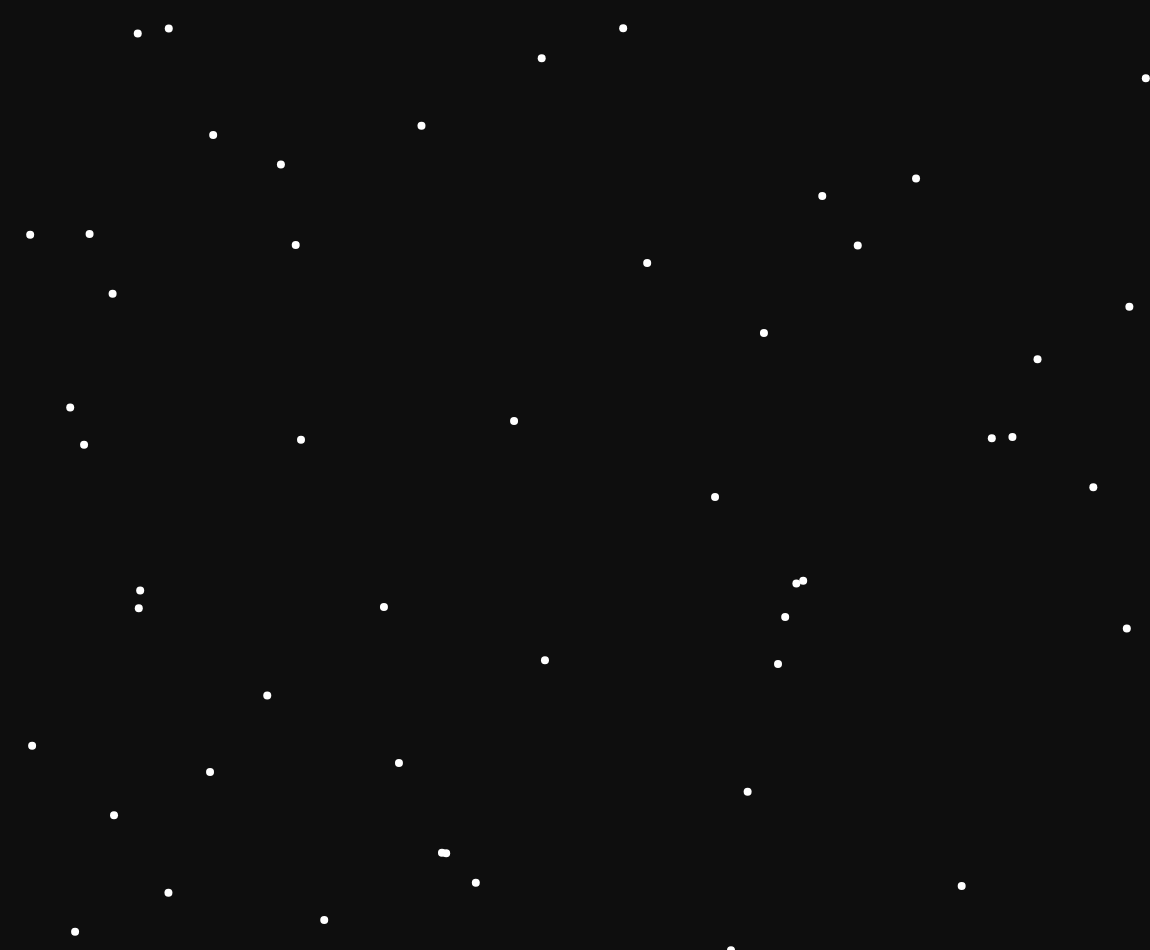
Frame 1 (no input)
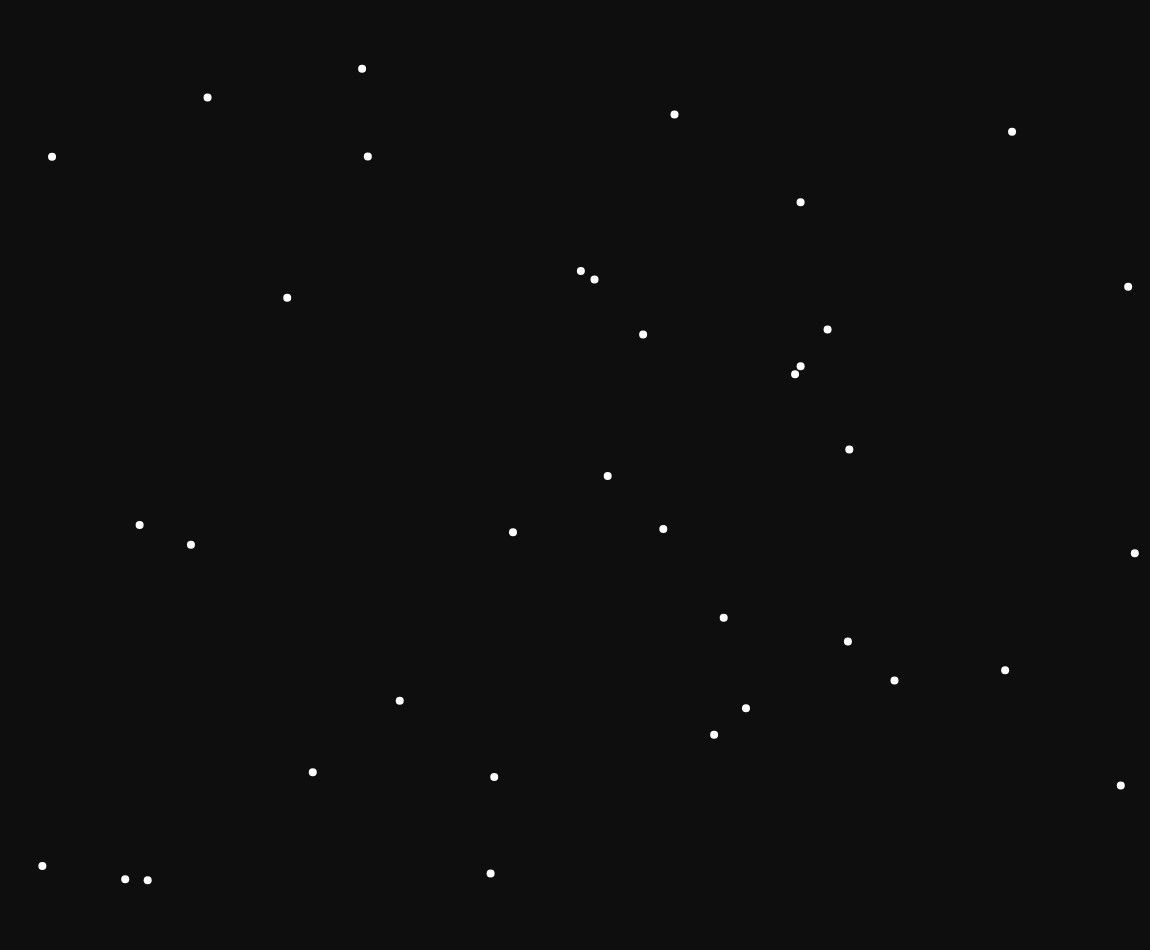
Frame 60 (no input)
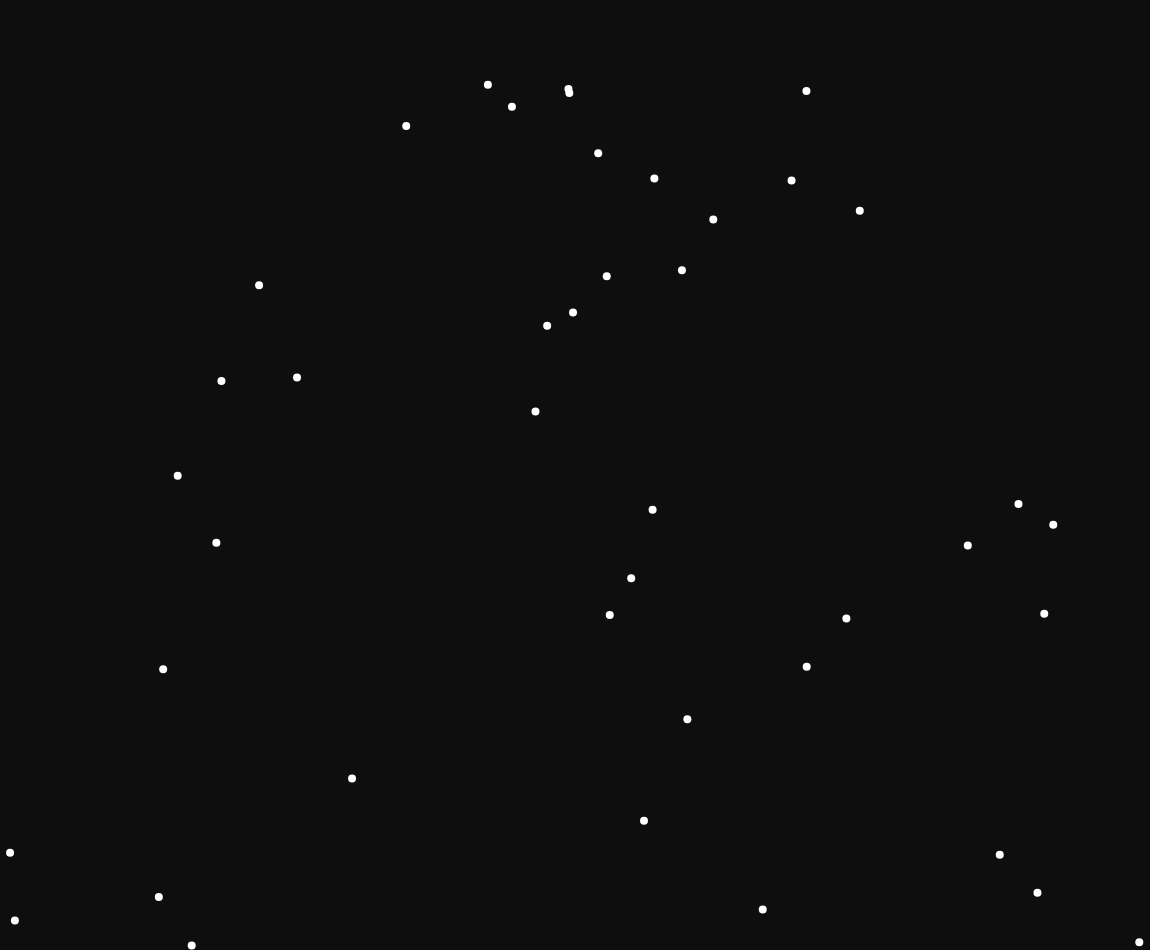
Frame 120 (the mouse pressed at the canvas centre since frame 60)

The p5.js sketch that drew these frames (run headless with seeded random() and noise() and a simulated clock; from frame 60 on, the mouse is pressed at the canvas centre):

// p5.js sketch
// ── sketch.js
const flock = []; 	/*Хранит все объекты*/

var cohesionSlider;	/*Слайдер, который передает значение сплоченности объектов*/

function setup() {	/*Встроенная функция в библиотеку p5.js. Функция для создания слайдера и холста*/
  createCanvas(window.innerWidth - 50, window.innerHeight - 50);	/*Создаём холст для отрисовки объектов*/
  cohesionSlider = createSlider(0, 360, 60, 40);	/*Создаём слайдер для управления сплоченностью*/
  for (var i = 0; i < 50; i++) {
    flock.push(new Boid());	/*Создаём экземляры объектов*/
  }
}


function draw() {	/*Встроенная функция в библиотеку p5.js. Вызывается непрерывно в цикле ( 60 раз в секунду )*/
  background(14);	/*Заливаем задний фон холста черным цветом*/
  for (var boid of flock) {	
    boid.edges();	/*Вызываем функцию для проверки выхода за одну из границ холста*/
    boid.flock(flock);
    boid.update();	/*Вызываем функцию для обновления свойств объекта*/
    boid.show();	/*Вызываем функцию для перерисовки объекта*/
  }
}

// ── Index.html
<!DOCTYPE html>
<html>
  <head>
    <meta charset="UTF-8" />
    <script src="https://cdnjs.cloudflare.com/ajax/libs/p5.js/0.8.0/p5.min.js"></script>
    <script src="https://cdnjs.cloudflare.com/ajax/libs/p5.js/0.8.0/addons/p5.dom.min.js"></script>
    <script src="boid.js"></script>
    <script src="sketch.js"></script>
  </head>
  <body>
  </body>
</html>
// ── boid.js
class Boid {
  constructor() {	/*Конструктор объектов*/
    this.position = createVector(random(width), random(height));	/*задаём положение на холсте*/
    this.velocity = p5.Vector.random2D();	/*Свойство, отвечающее за направление движения объекта*/
    this.acceleration = createVector();	/*Свойство, отвечающее за ускорение объекта*/
    this.maxForce = 1;	/*Свойство, отвечающее за максимальную скорость толчка объекта*/
    this.maxSpeed = random(2,4);	/*Свойство, отвечающее за максимальную скорость объекта*/
  }

  edges() {		/*Проверка выхода за одну из границ холста*/
    if (this.position.x > width) { 	/*Если объект по координате X выходит за правый край - его положение по оси X обнуляется*/
      this.position.x = 0;
    } else if (this.position.x < 0) {	/*Если положение по оси X меньше 0 - его положение по оси X становится равным значению правого края холста*/
      this.position.x = width;
    }
    if (this.position.y > height) {	/*Если положение по оси Y выходит за нижний край холста - положение по оси Y обнуляется*/
      this.position.y = 0;
    } else if (this.position.y < 0) { /*Если положение по оси Y меньше 0 - положение по оси Y становится максимальным*/
      this.position.y = height;
    }
  }

  align(boids) { 			/*Первое правило для каждого объекта: Необходимо двигаться в направлении среднего курса объектов рядом с ним*/
    var perceptionRadius = 100;	/*Свойство, отвечающее за радиус, в котором происходит проверка направления*/
    var steering = createVector();	/*Переменная, в которую складываются все направления ближайших объектов*/
    var total = 0;	/*Количество объектов в радиусе данного объекта*/

    for (var other of boids) {	/*Проверяем каждый объект по порядку*/
      var d = dist(this.position.x, this.position.y, other.position.x, other.position.y);	
      /*Переменная d отвечает за расстояние между этим объектов до другого*/
      if (other != this && d < perceptionRadius) {	/*Если расстояние меньше чем радиус проверки и проверяемый объект не равен текущему*/
        steering.add(other.velocity);	/*Складываем направление движения объекта */
        total++;	/*Увеличиваем количество объектов в радиусе срабатывания правила на 1*/
      }
    }
    if (total > 0) {	/*Если в радиусе с объектом находится хотя бы 1 объект*/
      steering.div(total);	/*Делим сумму всех направлений на количество объектов*/
      steering.setMag(this.maxSpeed);	/*Ускорение объекта */
      steering.sub(this.velocity);	/*Отнимаем от суммы всех направлений текущее направление*/
      steering.limit(this.maxForce);	/*Ограничиваем скорость объекта*/
    }
    return steering;	/*Значение скорости полученной из первого правила*/
  }

  separation(boids) {	/*Второе правило для каждого объекта: среднее направление от всех ближайших юнитов*/
    var perceptionRadius = 100;	/*Радиус срабатывания правила*/
    var steering = createVector();
    var total = 0;	/*Количество объектов в радиусе правила*/
    for (var other of boids) {
      var d = dist(this.position.x, this.position.y, other.position.x, other.position.y);
      /*Если объект в зоне срабатывания правила - выполняем следующую проверку*/
      if (other != this && d < perceptionRadius) {	/*Если объект не равен данному тогда*/
        var diff = p5.Vector.sub(this.position, other.position);	/*Отнимаем от текущего положения положение другого объекта. То есть 
        переносим в переменную diff - обратное положение относительно другого объекта*/
        diff.div(d * d);	/*Делим положение на квадрат растояния*/
        steering.add(diff);	/*Складываем получившееся значение*/
        total++;	/*Увеличиваем количество объектов рядом с текущим*/
      }
    }
    if (total > 0) {	/*Если с объектом находится хотя-бы 1 объект*/
      steering.div(total);	/*Находим среднее арифметическое значение*/
      steering.setMag(this.maxSpeed);	/*Умножаем его на скорость*/
      steering.sub(this.velocity);	/*Отнимаем направление*/
      steering.limit(this.maxForce);	/*И ограничиваем получившуюся скорость*/
    }
    return steering;	/*Возвращаем получившееся значение скорость из второго правила*/
  }

  cohesion(boids) {	/*Третье правило для каждого объекта: среднее арифметическое координат всех юнитов*/
    var perceptionRadius = 100;	/*Радиус срабатывания правила*/
    var steering = createVector();	/*Переменная, которая хранит сумму всех позиций объектов в радиусе срабатывания правила*/
    var total = 0;	/*Количество объектов в радиусе срабатывания правила*/
    for (var other of boids) {
      var d = dist(this.position.x, this.position.y, other.position.x, other.position.y);
      if (other != this && d < perceptionRadius) {
        steering.add(other.position);
        total++;
      }	/*Дублируем проверку из первого правила, но вместо направления складываем позицию*/
    }
    if (total > 0) {	/*Если объект находится рядом хотя бы с 1 объектом*/
      steering.div(total); /*Находим среднее арифметическое значение позиции*/
      steering.sub(this.position);	/*Отнимаем от него текущее положение*/
      steering.setMag(this.maxSpeed);	/*Ускоряем объект*/
      steering.sub(this.velocity);	/*Отнимаем текущее направление*/
      steering.limit(this.maxForce);	/*Ограничиваем получившееся значение скорости*/
    }	
    return steering;	/*Возвращаем значение скорости полученное в третьем правиле*/
  }

  flock(boids) {
    var alignment = this.align(boids);	/*Значение скорости полученного из первого правила (движение в одном направлении)*/
    var cohesion = this.cohesion(boids);	/*Значение скорости полученного из второго правила (сплоченность)*/
    var separation = this.separation(boids); /*Значение скорости полученного из третьего правила (Разделение движения)*/

    cohesion.mult(cohesionSlider.value());	/*Умножаем значение сплоченности на значение слайдера*/

    this.acceleration.add(alignment);	/*0 + скорость из первого правила*/
    this.acceleration.add(cohesion);	/*Полученное значение + скорость из второго правила*/
    this.acceleration.add(separation);	/*Полученное значение + скорость из третьего правила*/

    /*Складываем в необходимую скорость объекта значения скорости, полученные из каждого правила*/
  }

  update() {	/*Функция обновления свойств объекта*/
    this.position.add(this.velocity);	/*Складываем текущее положение объекта с его направлением (Передвигаем объект)*/
    this.velocity.add(this.acceleration);	/*Складываем направление с ускорением*/
    this.acceleration.mult(0);	/*Обнуляем переменную, отвечающую за ускорение объекта*/
  }

  show() {	/*Отображение объекта*/
    strokeWeight(8);	/*Радиус объекта*/
    stroke(255);	/*Цвет объекта*/
    point(this.position.x, this.position.y);	/*Расположение объекта*/
  }
}
